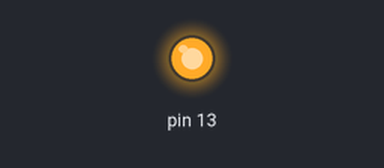
Recording of a sketch running on a simulated Arduino Uno, built with avr-gcc and run on an emulated ATmega328P. On the bench: output pins drawn as LEDs (lit = HIGH).

Above: at 0.5 s.
At 5.0 s:
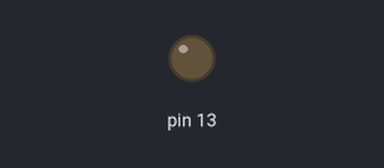
Timing chart, 0 to 9.1 s (numbered marks = the images above):
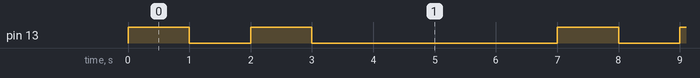

The sketch:

sos.ino
```cpp
void an(int time)
{
   digitalWrite(13, HIGH);   // turn the LED on (HIGH is the voltage level)
   delay(time);              // wait for a second
}

void aus(int time)
{
   digitalWrite(13, LOW);   // turn the LED on (HIGH is the voltage level)
   delay(time);              // wait for a second
}

void setup() {
   pinMode(13, OUTPUT);
}

void loop() {
  an(1000);
  aus(1000);
  an(1000);
  aus(4000);
}
```

Measured:
- by itself, pin 13: repeats every 7.0 s: LOW 1.0 s, HIGH 1.0 s, LOW 4.0 s, HIGH 1.0 s
- by itself, everything shown: repeats every 7.0 s, in 4 steps
